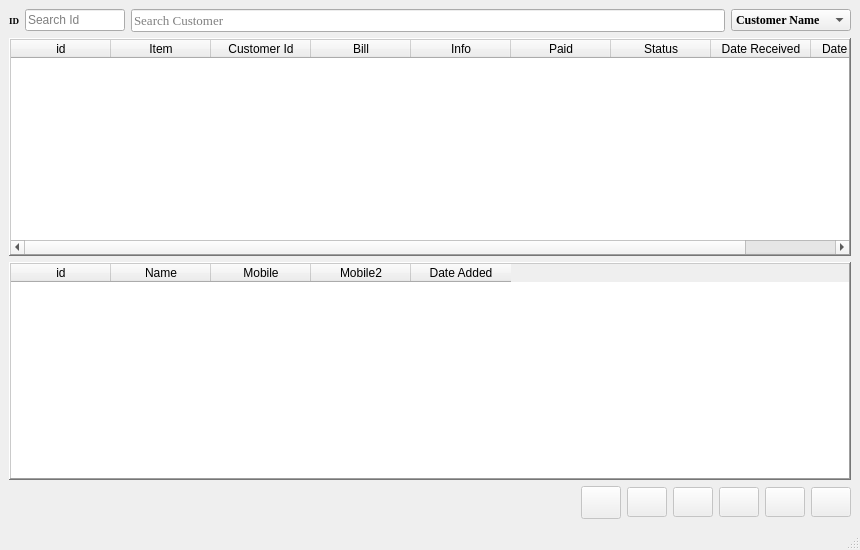
<?xml version="1.0" encoding="UTF-8"?>
<ui version="4.0">
 <class>updateForm</class>
 <widget class="QMainWindow" name="updateForm">
  <property name="windowModality">
   <enum>Qt::WindowModal</enum>
  </property>
  <property name="geometry">
   <rect>
    <x>0</x>
    <y>0</y>
    <width>860</width>
    <height>550</height>
   </rect>
  </property>
  <property name="minimumSize">
   <size>
    <width>860</width>
    <height>550</height>
   </size>
  </property>
  <property name="maximumSize">
   <size>
    <width>860</width>
    <height>550</height>
   </size>
  </property>
  <property name="windowTitle">
   <string>SEARCH</string>
  </property>
  <property name="windowIcon">
   <iconset resource="custom.qrc">
    <normaloff>:/icons/images/icons/search.png</normaloff>:/icons/images/icons/search.png</iconset>
  </property>
  <property name="styleSheet">
   <string notr="true">#updateForm{
	border-image: url(:/backgrounds/images/backgounds/_8.jpg);
}</string>
  </property>
  <widget class="QWidget" name="centralwidget">
   <layout class="QVBoxLayout" name="verticalLayout">
    <item>
     <layout class="QHBoxLayout" name="horizontalLayout">
      <item>
       <widget class="QLabel" name="label">
        <property name="maximumSize">
         <size>
          <width>10</width>
          <height>50</height>
         </size>
        </property>
        <property name="font">
         <font>
          <family>Times New Roman</family>
          <pointsize>7</pointsize>
          <weight>75</weight>
          <bold>true</bold>
         </font>
        </property>
        <property name="text">
         <string>ID</string>
        </property>
       </widget>
      </item>
      <item>
       <widget class="QLineEdit" name="lineEditSearchCustId">
        <property name="maximumSize">
         <size>
          <width>100</width>
          <height>16777215</height>
         </size>
        </property>
        <property name="placeholderText">
         <string>Search Id</string>
        </property>
       </widget>
      </item>
      <item>
       <widget class="QLineEdit" name="lineEditSearchCustomer">
        <property name="font">
         <font>
          <family>Times New Roman</family>
          <pointsize>10</pointsize>
         </font>
        </property>
        <property name="toolTip">
         <string/>
        </property>
        <property name="statusTip">
         <string>Search Customer</string>
        </property>
        <property name="placeholderText">
         <string>Search Customer</string>
        </property>
       </widget>
      </item>
      <item>
       <widget class="QComboBox" name="comboBoxSearchChoice">
        <property name="sizePolicy">
         <sizepolicy hsizetype="Fixed" vsizetype="Fixed">
          <horstretch>0</horstretch>
          <verstretch>0</verstretch>
         </sizepolicy>
        </property>
        <property name="minimumSize">
         <size>
          <width>120</width>
          <height>0</height>
         </size>
        </property>
        <property name="font">
         <font>
          <family>Times New Roman</family>
          <pointsize>9</pointsize>
          <weight>75</weight>
          <bold>true</bold>
         </font>
        </property>
        <property name="statusTip">
         <string/>
        </property>
        <property name="sizeAdjustPolicy">
         <enum>QComboBox::AdjustToContentsOnFirstShow</enum>
        </property>
        <item>
         <property name="text">
          <string>Customer Name</string>
         </property>
        </item>
        <item>
         <property name="text">
          <string>Customer Mobile</string>
         </property>
        </item>
        <item>
         <property name="text">
          <string>Item Name</string>
         </property>
        </item>
        <item>
         <property name="text">
          <string>Date</string>
         </property>
        </item>
       </widget>
      </item>
     </layout>
    </item>
    <item>
     <widget class="QTableWidget" name="tableWidgetRepairJob">
      <property name="frameShape">
       <enum>QFrame::WinPanel</enum>
      </property>
      <property name="frameShadow">
       <enum>QFrame::Raised</enum>
      </property>
      <property name="selectionMode">
       <enum>QAbstractItemView::SingleSelection</enum>
      </property>
      <property name="selectionBehavior">
       <enum>QAbstractItemView::SelectRows</enum>
      </property>
      <property name="sortingEnabled">
       <bool>true</bool>
      </property>
      <attribute name="horizontalHeaderVisible">
       <bool>true</bool>
      </attribute>
      <attribute name="verticalHeaderVisible">
       <bool>false</bool>
      </attribute>
      <column>
       <property name="text">
        <string>id</string>
       </property>
      </column>
      <column>
       <property name="text">
        <string>Item</string>
       </property>
      </column>
      <column>
       <property name="text">
        <string>Customer Id</string>
       </property>
      </column>
      <column>
       <property name="text">
        <string>Bill</string>
       </property>
      </column>
      <column>
       <property name="text">
        <string>Info</string>
       </property>
      </column>
      <column>
       <property name="text">
        <string>Paid</string>
       </property>
      </column>
      <column>
       <property name="text">
        <string>Status</string>
       </property>
      </column>
      <column>
       <property name="text">
        <string>Date Received</string>
       </property>
      </column>
      <column>
       <property name="text">
        <string>Date Returned</string>
       </property>
      </column>
     </widget>
    </item>
    <item>
     <widget class="QTableWidget" name="tableWidgetCust">
      <property name="frameShape">
       <enum>QFrame::WinPanel</enum>
      </property>
      <property name="frameShadow">
       <enum>QFrame::Raised</enum>
      </property>
      <property name="alternatingRowColors">
       <bool>true</bool>
      </property>
      <property name="selectionMode">
       <enum>QAbstractItemView::SingleSelection</enum>
      </property>
      <property name="selectionBehavior">
       <enum>QAbstractItemView::SelectRows</enum>
      </property>
      <property name="textElideMode">
       <enum>Qt::ElideRight</enum>
      </property>
      <property name="showGrid">
       <bool>true</bool>
      </property>
      <property name="sortingEnabled">
       <bool>true</bool>
      </property>
      <property name="cornerButtonEnabled">
       <bool>true</bool>
      </property>
      <attribute name="horizontalHeaderVisible">
       <bool>true</bool>
      </attribute>
      <attribute name="horizontalHeaderShowSortIndicator" stdset="0">
       <bool>true</bool>
      </attribute>
      <attribute name="horizontalHeaderStretchLastSection">
       <bool>false</bool>
      </attribute>
      <attribute name="verticalHeaderVisible">
       <bool>false</bool>
      </attribute>
      <column>
       <property name="text">
        <string>id</string>
       </property>
      </column>
      <column>
       <property name="text">
        <string>Name</string>
       </property>
      </column>
      <column>
       <property name="text">
        <string>Mobile</string>
       </property>
      </column>
      <column>
       <property name="text">
        <string>Mobile2</string>
       </property>
      </column>
      <column>
       <property name="text">
        <string>Date Added</string>
       </property>
      </column>
     </widget>
    </item>
    <item>
     <layout class="QHBoxLayout" name="horizontalLayout_2">
      <property name="topMargin">
       <number>0</number>
      </property>
      <item>
       <spacer name="horizontalSpacer">
        <property name="orientation">
         <enum>Qt::Horizontal</enum>
        </property>
        <property name="sizeHint" stdset="0">
         <size>
          <width>40</width>
          <height>20</height>
         </size>
        </property>
       </spacer>
      </item>
      <item>
       <widget class="QPushButton" name="pushButtonReturned">
        <property name="enabled">
         <bool>false</bool>
        </property>
        <property name="minimumSize">
         <size>
          <width>37</width>
          <height>33</height>
         </size>
        </property>
        <property name="statusTip">
         <string>Item returned</string>
        </property>
        <property name="text">
         <string/>
        </property>
        <property name="icon">
         <iconset resource="custom.qrc">
          <normaloff>:/icons/images/icons/returned.png</normaloff>:/icons/images/icons/returned.png</iconset>
        </property>
        <property name="iconSize">
         <size>
          <width>20</width>
          <height>20</height>
         </size>
        </property>
       </widget>
      </item>
      <item>
       <widget class="QPushButton" name="pushButtonUnfixed">
        <property name="enabled">
         <bool>false</bool>
        </property>
        <property name="minimumSize">
         <size>
          <width>30</width>
          <height>30</height>
         </size>
        </property>
        <property name="statusTip">
         <string>Unfixable</string>
        </property>
        <property name="text">
         <string/>
        </property>
        <property name="icon">
         <iconset resource="custom.qrc">
          <normaloff>:/icons/images/icons/bad.png</normaloff>:/icons/images/icons/bad.png</iconset>
        </property>
        <property name="iconSize">
         <size>
          <width>25</width>
          <height>25</height>
         </size>
        </property>
       </widget>
      </item>
      <item>
       <widget class="QPushButton" name="pushButtonFixed">
        <property name="enabled">
         <bool>false</bool>
        </property>
        <property name="minimumSize">
         <size>
          <width>30</width>
          <height>30</height>
         </size>
        </property>
        <property name="statusTip">
         <string>Fixed</string>
        </property>
        <property name="text">
         <string/>
        </property>
        <property name="icon">
         <iconset resource="custom.qrc">
          <normaloff>:/icons/images/icons/ok.png</normaloff>:/icons/images/icons/ok.png</iconset>
        </property>
        <property name="iconSize">
         <size>
          <width>25</width>
          <height>25</height>
         </size>
        </property>
       </widget>
      </item>
      <item>
       <widget class="QPushButton" name="pushButtonDelete">
        <property name="enabled">
         <bool>false</bool>
        </property>
        <property name="minimumSize">
         <size>
          <width>30</width>
          <height>30</height>
         </size>
        </property>
        <property name="statusTip">
         <string>Delete</string>
        </property>
        <property name="text">
         <string/>
        </property>
        <property name="icon">
         <iconset resource="custom.qrc">
          <normaloff>:/icons/images/icons/trash.png</normaloff>:/icons/images/icons/trash.png</iconset>
        </property>
        <property name="iconSize">
         <size>
          <width>25</width>
          <height>25</height>
         </size>
        </property>
       </widget>
      </item>
      <item>
       <widget class="QPushButton" name="pushButtonAdd">
        <property name="enabled">
         <bool>false</bool>
        </property>
        <property name="minimumSize">
         <size>
          <width>30</width>
          <height>30</height>
         </size>
        </property>
        <property name="statusTip">
         <string>Add Repair Job</string>
        </property>
        <property name="text">
         <string/>
        </property>
        <property name="icon">
         <iconset resource="custom.qrc">
          <normaloff>:/icons/images/icons/plus.svg</normaloff>:/icons/images/icons/plus.svg</iconset>
        </property>
        <property name="iconSize">
         <size>
          <width>25</width>
          <height>25</height>
         </size>
        </property>
       </widget>
      </item>
      <item>
       <widget class="QPushButton" name="pushButtonUpdate">
        <property name="enabled">
         <bool>false</bool>
        </property>
        <property name="minimumSize">
         <size>
          <width>30</width>
          <height>30</height>
         </size>
        </property>
        <property name="statusTip">
         <string>Update</string>
        </property>
        <property name="text">
         <string/>
        </property>
        <property name="icon">
         <iconset resource="custom.qrc">
          <normaloff>:/icons/images/icons/save.png</normaloff>:/icons/images/icons/save.png</iconset>
        </property>
        <property name="iconSize">
         <size>
          <width>25</width>
          <height>25</height>
         </size>
        </property>
       </widget>
      </item>
     </layout>
    </item>
   </layout>
  </widget>
  <widget class="QStatusBar" name="statusbar"/>
 </widget>
 <resources>
  <include location="custom.qrc"/>
 </resources>
 <connections/>
</ui>
